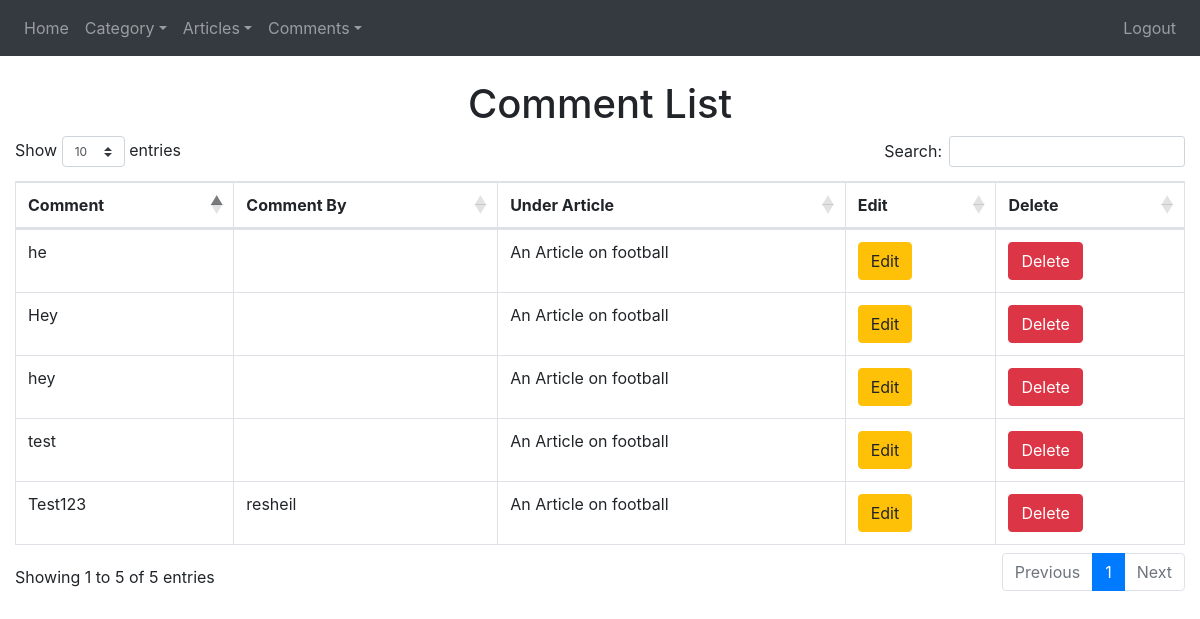
Page /Commentaddons/commentlist.php (signed in) on the committed database.
### tables this page shows
CREATE TABLE `comments` (
  `comment_id` int(255) NOT NULL,
  `comment_summary` varchar(550) NOT NULL,
  `comment_article` int(255) NOT NULL,
  `comment_create` datetime NOT NULL,
  `comment_by` varchar(255) NOT NULL
);

CREATE TABLE `articles` (
  `article_id` int(255) NOT NULL,
  `article_creator` varchar(255) NOT NULL,
  `article_name` varchar(255) NOT NULL,
  `article_summary` varchar(550) NOT NULL,
  `article_key` varchar(255) NOT NULL,
  `article_content` blob NOT NULL,
  `article_category` int(255) NOT NULL,
  `article_create` datetime NOT NULL,
  `article_image` varchar(255) NOT NULL,
  `article_unique_key` varchar(10) NOT NULL,
  `article_block` int(1) NOT NULL
);

### Commentaddons/commentlist.php (the view, shortened to what this page needs)
<?php
include '../config.php';
?>
<html>
<head>
  <link rel="stylesheet" href="https://use.fontawesome.com/releases/v5.7.0/css/all.css">
  <link rel="stylesheet" type="text/css" href="https://cdnjs.cloudflare.com/ajax/libs/twitter-bootstrap/4.1.1/css/bootstrap.min.css"/>
<link rel="stylesheet" type="text/css" href="https://cdn.datatables.net/1.10.21/css/dataTables.bootstrap4.min.css"/>
</head>
<body>
<?php include '../navbar3.php'; ?>
<div class='container-fluid'>
<h1>Comment List</h1>
<table class="table table-bordered results">
<thead>
      <tr>
        <th>Comment</th>
        <th>Comment By</th>
        <th>Under Article</th>
		<th>Edit</th>
		<th>Delete</th>
      </tr>
    </thead>
<tbody>
<?php
$sql = "SELECT * FROM comments LEFT JOIN articles ON comment_article = article_id";
$result = $db->query($sql);
while($row = $result->fetch_assoc())
{
 echo"
 <tr>
<td>$row[comment_summary]</td>
 <td>$row[comment_by]</td>
  <td>$row[article_name]</td>
  <td><a href='editcomment.php?id=$row[comment_id]'><button class='btn btn-warning' type='submit'>Edit</button></a></td>
  <td><a href='deletecomment.php?id=$row[comment_id]'><button class='btn btn-danger' type='submit'>Delete</button></a></td>
  </tr>
  ";
}
?>
</tbody>
</table>
 </div>
</body>
</body>
</html>

### Commentaddons/commentlist.php (style rules this page uses)
h1 { text-align:center; }
a { color:black; }

### rows in the picture
comments: comment_summary "Hey", comment_article.article_name "An Article on football"
comments: comment_summary "he", comment_article.article_name "An Article on football"
comments: comment_summary "hey", comment_article.article_name "An Article on football"
comments: comment_summary "test", comment_article.article_name "An Article on football"
comments: comment_summary "Test123", comment_by "resheil", comment_article.article_name "An Article on football"
